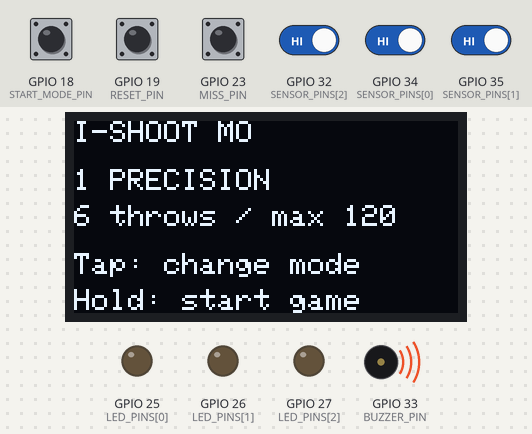
The sketch below on a simulated ESP32. On the bench: 128×64 one-colour display, output pins drawn as LEDs (lit = HIGH), buzzer (waves = sounding, pin HIGH). Inputs (shaded band) come from the test bench; at power-on: GPIO 18 (START_MODE_PIN), GPIO 19 (RESET_PIN), GPIO 23 (MISS_PIN), GPIO 32 (SENSOR_PINS[2]), GPIO 34 (SENSOR_PINS[0]), GPIO 35 (SENSOR_PINS[1]) HIGH. Random numbers use the default seed unless the sketch sets one; what the sketch prints to the serial monitor is not drawn.

Above: at 1.2 s.
1.3 s: GPIO 18 (START_MODE_PIN) pulled LOW for 1 s
At 2.9 s:
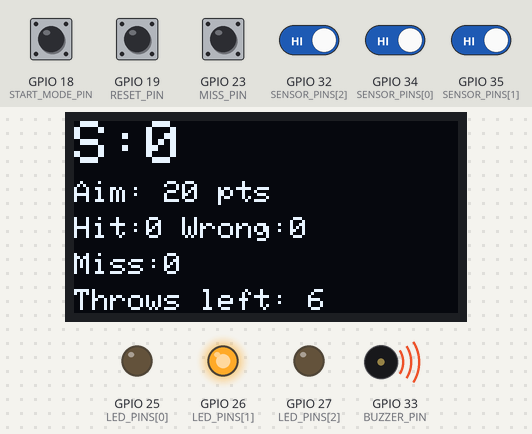
3.8 s: GPIO 19 (RESET_PIN) pulled LOW for 0.15 s
At 5.0 s:
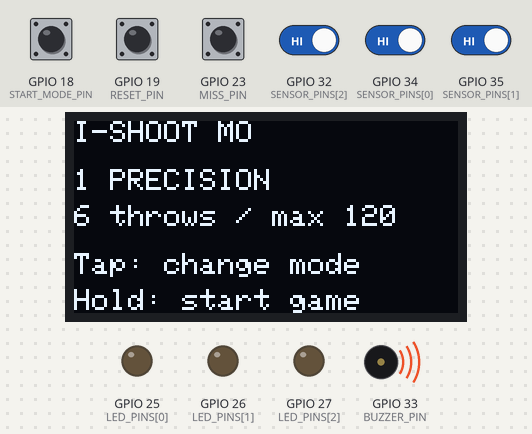
5.4 s: GPIO 18 (START_MODE_PIN) pulled LOW for 0.15 s
At 6.1 s:
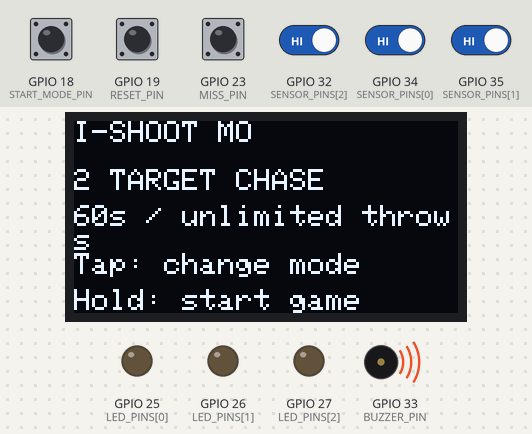
7.1 s: GPIO 18 (START_MODE_PIN) pulled LOW for 1 s
At 9.4 s:
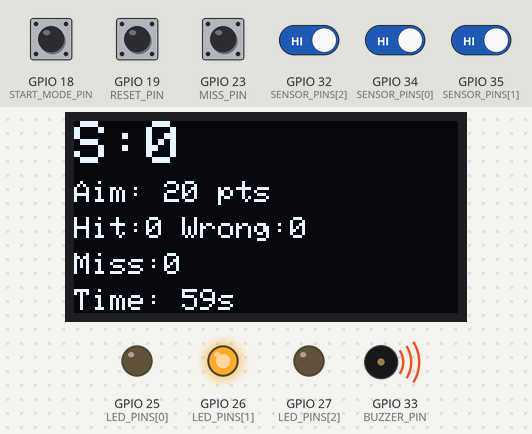
11.1 s: GPIO 35 (SENSOR_PINS[1]) driven LOW
At 12.5 s:
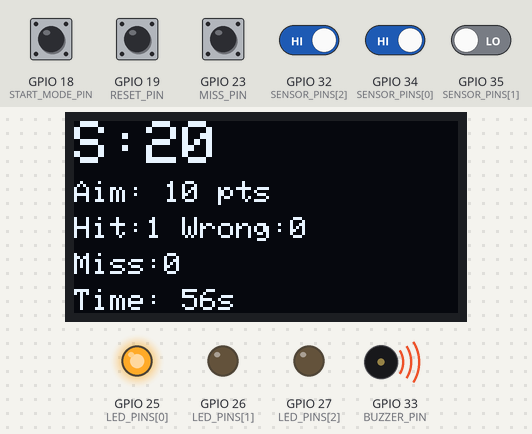
14.1 s: GPIO 34 (SENSOR_PINS[0]) driven LOW
At 15.9 s:
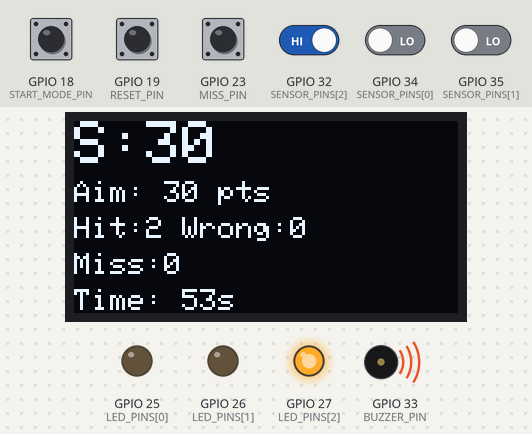
Timing chart, 0 to 17.4 s (numbered marks = the images above; inputs shaded):
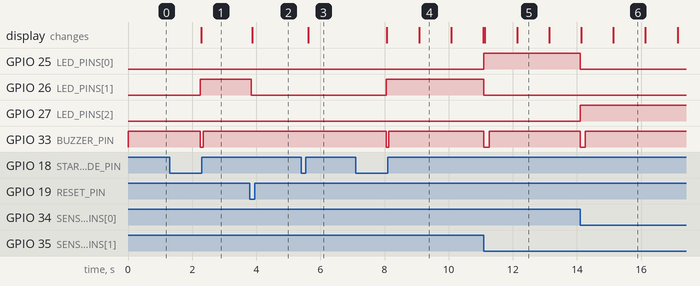

Measured:
- after the input at 1.3 s, GPIO 26 (LED_PINS[1]): LOW → HIGH after 0.96 s; GPIO 33 (BUZZER_PIN): HIGH → LOW after 0.96 s, → HIGH 0.08 s later; the display: changes after 0.98 s (image 1)
- after the input at 3.8 s, GPIO 26 (LED_PINS[1]): HIGH → LOW after 0.05 s; the display: changes after 0.07 s (image 2)
- after the input at 5.4 s, the display: changes after 0.22 s (image 3)
- after the input at 7.1 s, GPIO 26 (LED_PINS[1]): LOW → HIGH after 0.95 s; GPIO 33 (BUZZER_PIN): HIGH → LOW after 0.95 s, → HIGH 0.08 s later; the display: first changes after 0.97 s (image 4 shows a later state)
- after the input at 11.1 s, GPIO 25 (LED_PINS[0]): LOW → HIGH at once; GPIO 26 (LED_PINS[1]): HIGH → LOW at once; GPIO 33 (BUZZER_PIN): HIGH → LOW at once, → HIGH 0.16 s later
- after the input at 14.1 s, GPIO 25 (LED_PINS[0]): HIGH → LOW at once; GPIO 27 (LED_PINS[2]): LOW → HIGH at once; GPIO 33 (BUZZER_PIN): HIGH → LOW at once, → HIGH 0.16 s later

The sketch:

ishootmo_code.ino
```cpp
#include <Arduino.h>
#include <Wire.h>
#include <Adafruit_GFX.h>
#include <esp_random.h>

// I-SHOOT MO | WEMOS LOLIN32 / ESP32-WROOM
// 1 = SH1106; 0 = SSD1306. Both must be 128 x 64 I2C.
#ifndef OLED_IS_SH1106
#define OLED_IS_SH1106 1
#endif
#define OLED_ADDRESS 0x3C // Use 0x3D only if an I2C scan finds it there.
#if OLED_IS_SH1106
#include <Adafruit_SH110X.h>
Adafruit_SH1106G display(128, 64, &Wire, -1);
const uint16_t OLED_WHITE = SH110X_WHITE;
#else
#include <Adafruit_SSD1306.h>
Adafruit_SSD1306 display(128, 64, &Wire, -1);
const uint16_t OLED_WHITE = SSD1306_WHITE;
#endif

// Array order: 10-point, 20-point, 30-point hole.
const byte SENSOR_PINS[3] = {34, 35, 32}; // Active LOW sensor OUT.
const byte LED_PINS[3] = {25, 26, 27};    // HIGH lights the target.
const int ZONE_POINTS[3] = {10, 20, 30};
const byte START_MODE_PIN = 18;
const byte RESET_PIN = 19;
const byte MISS_PIN = 23;
const byte BUZZER_PIN = 33; // LOW-trigger, 3-pin ACTIVE buzzer.
constexpr int FIXED_THROWS = 6;
constexpr uint32_t TIMED_ROUND_MS = 60000;
constexpr uint32_t SENSOR_LOCKOUT_MS = 650;
constexpr uint32_t BUTTON_DEBOUNCE_MS = 45;
constexpr uint32_t HOLD_TO_START_MS = 900;
// Keep this seed unchanged for every player in the same competition.
constexpr uint32_t CHASE_SEQUENCE_SEED = 20261113;

enum GameMode { PRECISION, TARGET_CHASE };
enum ThrowResult { IGNORED, CORRECT_HIT, WRONG_HOLE, MISSED_THROW };

// Pure game rules: no pins, displays or delays. uint32_t arithmetic
// handles millis() rollover. constexpr enables compile-time rule tests.
struct GameState {
  GameMode mode = PRECISION;
  bool running = false, finished = false;
  int score = 0, hits = 0, wrong = 0, misses = 0, throwsUsed = 0;
  int zoneHits[3] = {0, 0, 0};
  int activeZone = -1;
  int order[6] = {0, 0, 0, 0, 0, 0};
  int orderLength = 0, nextIndex = 0;
  uint32_t startedAt = 0, lastThrowAt = 0, randomState = 1;

  constexpr void clear() {
    running = finished = false;
    score = hits = wrong = misses = throwsUsed = 0;
    activeZone = -1;
    orderLength = nextIndex = 0;
    startedAt = lastThrowAt = 0;
    for (int i = 0; i < 3; ++i) zoneHits[i] = 0;
  }
  constexpr int randomBelow(int upper) {
    randomState ^= randomState << 13;
    randomState ^= randomState >> 17;
    randomState ^= randomState << 5;
    return int(randomState % uint32_t(upper));
  }
  constexpr void shuffleTargets() {
    orderLength = mode == PRECISION ? 6 : 3;
    nextIndex = 0;
    for (int i = 0; i < orderLength; ++i) {
      order[i] = mode == PRECISION ? i / 2 : i;
    }
    for (int i = orderLength - 1; i > 0; --i) {
      int j = randomBelow(i + 1);
      int saved = order[i];
      order[i] = order[j];
      order[j] = saved;
    }
    if (mode == TARGET_CHASE && order[0] == activeZone) {
      int saved = order[0];
      order[0] = order[1];
      order[1] = saved; // Chase always moves to a different hole.
    }
  }
  constexpr void selectNextTarget() {
    if (nextIndex >= orderLength) shuffleTargets();
    activeZone = order[nextIndex++];
  }
  constexpr void start(GameMode selected, uint32_t now, uint32_t seed) {
    clear();
    mode = selected;
    randomState = seed ? seed : 1;
    shuffleTargets();
    selectNextTarget();
    startedAt = now;
    lastThrowAt = now - SENSOR_LOCKOUT_MS;
    running = true;
  }
  constexpr void finish() {
    running = false;
    finished = true;
    activeZone = -1;
  }
  constexpr bool expire(uint32_t now) {
    if (running && mode == TARGET_CHASE &&
        uint32_t(now - startedAt) >= TIMED_ROUND_MS) {
      finish();
      return true;
    }
    return false;
  }
  // -1 = manual MISS; 0..2 = a hole sensor detected a beanbag.
  constexpr ThrowResult recordThrow(int zone, uint32_t now) {
    if (!running || zone < -1 || zone > 2 || expire(now)) return IGNORED;
    if (uint32_t(now - lastThrowAt) < SENSOR_LOCKOUT_MS) return IGNORED;
    lastThrowAt = now;
    ++throwsUsed;
    ThrowResult result = MISSED_THROW;
    if (zone == activeZone) {
      score += (zone + 1) * 10;
      ++hits;
      ++zoneHits[zone];
      result = CORRECT_HIT;
    } else if (zone >= 0) {
      ++wrong;
      result = WRONG_HOLE;
    } else {
      ++misses;
    }
    if (mode == PRECISION && throwsUsed >= FIXED_THROWS) {
      finish();
    } else if (mode == PRECISION || result == CORRECT_HIT) {
      // Precision advances on every throw; Chase only on a correct hit.
      selectNextTarget();
    }
    return result;
  }
};

GameState game;
bool lastSensorState[3] = {HIGH, HIGH, HIGH};
bool buzzerActive = false, displayDirty = true;
uint32_t buzzerStartedAt = 0, buzzerDuration = 0, lastDisplayAt = 0;
struct ButtonState {
  byte pin;
  bool stable = HIGH, lastReading = HIGH;
  uint32_t changedAt = 0, pressedAt = 0;
  bool holdHandled = false;
};
ButtonState startButton = {START_MODE_PIN};
ButtonState resetButton = {RESET_PIN};
ButtonState missButton = {MISS_PIN};
int readButton(ButtonState &button, bool allowHold);

void beep(uint32_t duration) {
  digitalWrite(BUZZER_PIN, LOW);
  buzzerActive = true;
  buzzerStartedAt = millis();
  buzzerDuration = duration;
}
void updateBuzzer() {
  if (buzzerActive &&
      uint32_t(millis() - buzzerStartedAt) >= buzzerDuration) {
    digitalWrite(BUZZER_PIN, HIGH);
    buzzerActive = false;
  }
}
void updateTargetLeds() {
  for (int i = 0; i < 3; ++i) {
    digitalWrite(LED_PINS[i],
                 game.running && game.activeZone == i ? HIGH : LOW);
  }
}
void printTarget() {
  Serial.print("TARGET,points=");
  Serial.println(ZONE_POINTS[game.activeZone]);
}
void resetSession() {
  game.clear(); // Keep the selected mode.
  updateTargetLeds();
  buzzerActive = false;
  digitalWrite(BUZZER_PIN, HIGH);
  displayDirty = true;
  Serial.println("RESET");
}
void beginGame() {
  uint32_t seed = game.mode == PRECISION
                    ? esp_random() : CHASE_SEQUENCE_SEED;
  game.start(game.mode, millis(), seed);
  updateTargetLeds();
  beep(80);
  displayDirty = true;
  Serial.print("START,mode=");
  Serial.println(game.mode == PRECISION ? "PRECISION" : "TARGET_CHASE");
  printTarget();
}
void announceFinish() {
  updateTargetLeds();
  beep(400);
  displayDirty = true;
  Serial.print("END,score="); Serial.print(game.score);
  Serial.print(",hits="); Serial.print(game.hits);
  Serial.print(",wrong="); Serial.print(game.wrong);
  Serial.print(",misses="); Serial.print(game.misses);
  Serial.print(",throws="); Serial.print(game.throwsUsed);
  for (int i = 0; i < 3; ++i) {
    Serial.print(",zone"); Serial.print(ZONE_POINTS[i]);
    Serial.print('='); Serial.print(game.zoneHits[i]);
  }
  Serial.println();
}
void handleThrow(int zone) {
  bool wasRunning = game.running;
  ThrowResult result = game.recordThrow(zone, millis());
  if (result != IGNORED) {
    Serial.print(result == CORRECT_HIT ? "HIT" :
                 result == WRONG_HOLE ? "WRONG" : "MISS");
    Serial.print(",score="); Serial.print(game.score);
    Serial.print(",throws="); Serial.println(game.throwsUsed);
    displayDirty = true;
  }
  if (wasRunning && game.finished) {
    announceFinish();
  } else if (result != IGNORED) {
    updateTargetLeds();
    beep(result == CORRECT_HIT ? 160 : 50);
    printTarget();
  }
}
// 0 = none, 1 = press, 2 = release, 3 = hold.
int readButton(ButtonState &button, bool allowHold) {
  bool reading = digitalRead(button.pin);
  uint32_t now = millis();
  if (reading != button.lastReading) {
    button.changedAt = now;
    button.lastReading = reading;
  }
  int event = 0;
  if (uint32_t(now - button.changedAt) >= BUTTON_DEBOUNCE_MS &&
      reading != button.stable) {
    button.stable = reading;
    if (reading == LOW) {
      button.pressedAt = now;
      button.holdHandled = false;
      event = 1;
    } else event = 2;
  }
  if (allowHold && button.stable == LOW && !button.holdHandled &&
      uint32_t(now - button.pressedAt) >= HOLD_TO_START_MS) {
    button.holdHandled = true;
    event = 3;
  }
  return event;
}
// Sample while idle and during lockout so old detections are not replayed.
byte pollSensors() {
  byte edges = 0;
  for (int i = 0; i < 3; ++i) {
    bool reading = digitalRead(SENSOR_PINS[i]);
    if (reading == LOW && lastSensorState[i] == HIGH) {
      edges |= byte(1 << i);
    }
    lastSensorState[i] = reading;
  }
  return edges;
}
int topZone() {
  if (game.hits == 0) return -1;
  int best = 0;
  for (int i = 1; i < 3; ++i) {
    if (game.zoneHits[i] > game.zoneHits[best]) best = i;
  }
  return best; // Ties show the lowest-valued tied zone.
}
void drawScreen() {
  display.clearDisplay();
  display.setTextColor(OLED_WHITE);
  display.setTextSize(1);
  display.setCursor(0, 0);
  if (!game.running && !game.finished) {
    display.println("I-SHOOT MO");
    display.setCursor(0, 16);
    display.println(game.mode == PRECISION
                      ? "1 PRECISION" : "2 TARGET CHASE");
    display.setCursor(0, 28);
    display.println(game.mode == PRECISION
                      ? "6 throws / max 120" : "60s / unlimited throws");
    display.setCursor(0, 44); display.println("Tap: change mode");
    display.setCursor(0, 56); display.println("Hold: start game");
  } else if (game.running) {
    display.setTextSize(2);
    display.print("S:"); display.println(game.score);
    display.setTextSize(1);
    display.setCursor(0, 20);
    display.print("Aim: "); display.print(ZONE_POINTS[game.activeZone]);
    display.println(" pts");
    display.setCursor(0, 32);
    display.print("Hit:"); display.print(game.hits);
    display.print(" Wrong:"); display.println(game.wrong);
    display.setCursor(0, 44);
    display.print("Miss:"); display.println(game.misses);
    display.setCursor(0, 56);
    if (game.mode == PRECISION) {
      display.print("Throws left: ");
      display.println(FIXED_THROWS - game.throwsUsed);
    } else {
      uint32_t elapsed = uint32_t(millis() - game.startedAt);
      uint32_t left = elapsed >= TIMED_ROUND_MS
                        ? 0 : TIMED_ROUND_MS - elapsed;
      display.print("Time: "); display.print((left + 999) / 1000);
      display.println("s");
    }
  } else {
    display.println("FINAL RESULT");
    display.setTextSize(2);
    display.setCursor(0, 12);
    display.print("S:"); display.println(game.score);
    display.setTextSize(1);
    display.setCursor(0, 32);
    display.print("Hit:"); display.print(game.hits);
    display.print(" Wrong:"); display.println(game.wrong);
    display.setCursor(0, 44);
    display.print("Miss:"); display.println(game.misses);
    display.setCursor(0, 56);
    display.print("Top zone: ");
    int best = topZone();
    if (best < 0) display.println("None");
    else display.println(ZONE_POINTS[best]);
  }
  display.display();
  lastDisplayAt = millis();
  displayDirty = false;
}
void setup() {
  Serial.begin(115200);
  Wire.begin(21, 22); // SDA, SCL.
  for (int i = 0; i < 3; ++i) {
    pinMode(SENSOR_PINS[i], INPUT);
    pinMode(LED_PINS[i], OUTPUT);
    digitalWrite(LED_PINS[i], LOW);
    lastSensorState[i] = digitalRead(SENSOR_PINS[i]);
  }
  pinMode(START_MODE_PIN, INPUT_PULLUP);
  pinMode(RESET_PIN, INPUT_PULLUP);
  pinMode(MISS_PIN, INPUT_PULLUP);
  digitalWrite(BUZZER_PIN, HIGH);
  pinMode(BUZZER_PIN, OUTPUT);
  Wire.beginTransmission(OLED_ADDRESS);
  bool oledPresent = Wire.endTransmission() == 0;
#if OLED_IS_SH1106
  bool oledReady = oledPresent && display.begin(OLED_ADDRESS, true);
#else
  bool oledReady = oledPresent &&
                   display.begin(SSD1306_SWITCHCAPVCC, OLED_ADDRESS);
#endif
  if (!oledReady) {
    Serial.println("OLED error: check model/address, SDA21/SCL22, power.");
    while (true) delay(1000);
  }
  Serial.println("READY: tap START to select; hold 0.9s to play.");
  drawScreen();
}
void loop() {
  updateBuzzer();
  byte edges = pollSensors();
  int startEvent = readButton(startButton, !game.running);
  int resetEvent = readButton(resetButton, false);
  int missEvent = readButton(missButton, false);
  if (resetEvent == 1) {
    startButton.holdHandled = true;
    resetSession(); // RESET takes priority over all other input.
  } else if (!game.running) {
    if (game.finished && startEvent == 1) {
      startButton.holdHandled = true;
      resetSession();
    } else if (!game.finished && startEvent == 3) {
      beginGame(); // Ignore sensor events sampled before the start.
    } else if (!game.finished && startEvent == 2 &&
               !startButton.holdHandled) {
      game.mode = game.mode == PRECISION ? TARGET_CHASE : PRECISION;
      displayDirty = true;
    }
  } else if (game.expire(millis())) {
    announceFinish(); // Deadline is checked before accepting a throw.
  } else if (edges == 1 || edges == 2 || edges == 4) {
    handleThrow(edges == 1 ? 0 : edges == 2 ? 1 : 2);
  } else if (edges != 0) {
    Serial.println("CHECK SENSORS: multiple holes triggered together.");
  } else if (missEvent == 1) {
    handleThrow(-1);
  }
  if (displayDirty || uint32_t(millis() - lastDisplayAt) >= 100) {
    drawScreen();
  }
}
```
